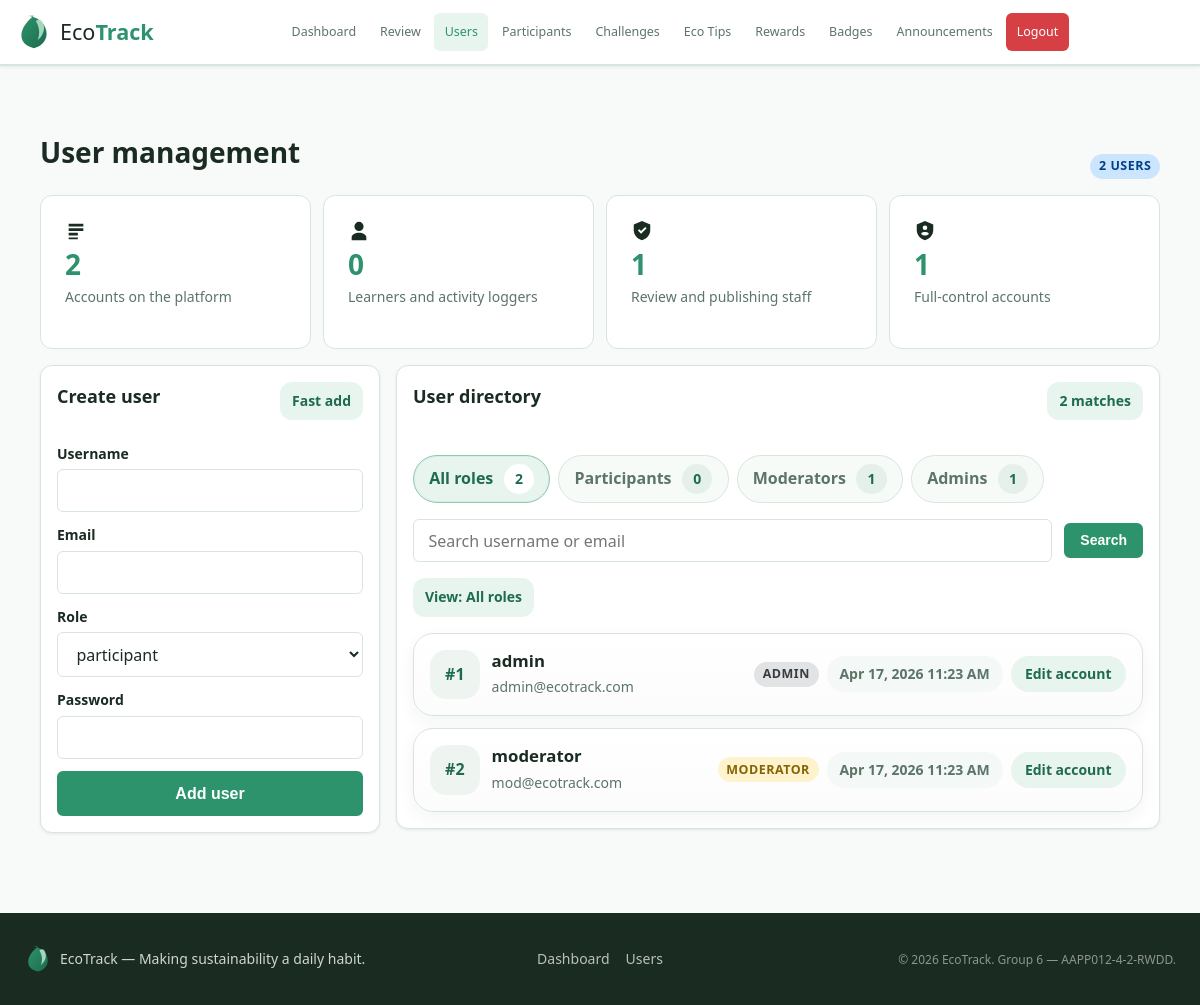
/admin/user_management.php (signed in), run on the app's committed database.
### tables this page shows
CREATE TABLE IF NOT EXISTS users (
  user_id INT AUTO_INCREMENT PRIMARY KEY,
  username VARCHAR(50) NOT NULL UNIQUE,
  email VARCHAR(100) NOT NULL UNIQUE,
  password VARCHAR(255) NOT NULL,
  role ENUM('participant','moderator','admin') NOT NULL DEFAULT 'participant',
  points INT NOT NULL DEFAULT 0,
  streak INT NOT NULL DEFAULT 0,
  last_checkin DATE DEFAULT NULL,
  avatar VARCHAR(255) DEFAULT NULL,
  created_at DATETIME DEFAULT CURRENT_TIMESTAMP,
  INDEX idx_users_role (role)
);

### includes/auth.php (called while the page is built, shortened)
<?php
function takeFormOld(): array
{
    $old = $_SESSION['form_old'] ?? [];
    return is_array($old) ? $old : [];
}

### includes/helpers.php (called while the page is built, shortened)
<?php
function sanitise(mixed $value): string
{
    return htmlspecialchars((string)$value, ENT_QUOTES | ENT_SUBSTITUTE, 'UTF-8');
}

### admin/user_management.php (the view, shortened to what this page needs)
<?php
$pdo = getPDO();
$old = takeFormOld();
$userForm = [
    'username' => $old['username'] ?? '',
    'email'    => $old['email'] ?? '',
    'role'     => $old['role'] ?? 'participant',
];
$roleCounts = [
    'participant' => 0,
    'moderator' => 0,
    'admin' => 0,
];
$roleRows = $pdo->query('SELECT role, COUNT(*) AS total FROM users GROUP BY role')->fetchAll() ?: [];
foreach ($roleRows as $row) {
    $roleKey = (string)($row['role'] ?? '');
    if (array_key_exists($roleKey, $roleCounts)) {
        $roleCounts[$roleKey] = (int)$row['total'];
    }
}
$totalUsers = array_sum($roleCounts);
$filterRole = $_GET['role'] ?? 'all';
$searchQuery = trim($_GET['q'] ?? '');
$currentPage = max(1, (int)($_GET['page'] ?? 1));
$perPage = 8;
$where = [];
$params = [];
$whereSql = $where ? ' WHERE ' . implode(' AND ', $where) : '';
$countStmt = $pdo->prepare('SELECT COUNT(*) FROM users' . $whereSql);
$countStmt->execute($params);
$filteredUsers = (int)$countStmt->fetchColumn();
$totalPages = max(1, (int)ceil($filteredUsers / $perPage));
$currentPage = min($currentPage, $totalPages);
$offset = ($currentPage - 1) * $perPage;
$userStmt = $pdo->prepare(
    'SELECT user_id, username, email, role, created_at
     FROM users' . $whereSql . '
     ORDER BY FIELD(role, "admin", "moderator", "participant"), username ASC, user_id ASC
     LIMIT :limit OFFSET :offset'
);
$userStmt->bindValue(':limit', $perPage, PDO::PARAM_INT);
$userStmt->bindValue(':offset', $offset, PDO::PARAM_INT);
$userStmt->execute();
$users = $userStmt->fetchAll() ?: [];
$buildUserManagementUrl = static function (array $overrides = []) use ($filterRole, $searchQuery, $currentPage): string {
    $params = [
        'role' => $filterRole,
        'q' => $searchQuery,
        'page' => $currentPage,
    ];
    foreach ($overrides as $key => $value) {
        $params[$key] = $value;
    }
    if (($params['role'] ?? 'all') === 'all') {
        unset($params['role']);
    }
    if (($params['q'] ?? '') === '') {
        unset($params['q']);
    }
    if (($params['page'] ?? 1) <= 1) {
        unset($params['page']);
    }
    $query = http_build_query($params);
    return 'user_management.php' . ($query ? '?' . $query : '');
};
$formatCreated = static function (?string $value): string {
    if (!$value) {
        return 'Unknown date';
    }
    $timestamp = strtotime($value);
    if ($timestamp === false) {
        return $value;
    }
    return date('M j, Y g:i A', $timestamp);
};
$roleMeta = [
    'admin' => ['label' => 'Admin', 'badge' => 'badge-grey'],
    'moderator' => ['label' => 'Moderator', 'badge' => 'badge-amber'],
    'participant' => ['label' => 'Participant', 'badge' => 'badge-blue'],
];
$roleFilters = [
    'all' => ['label' => 'All roles', 'count' => $totalUsers],
    'participant' => ['label' => 'Participants', 'count' => $roleCounts['participant']],
    'moderator' => ['label' => 'Moderators', 'count' => $roleCounts['moderator']],
    'admin' => ['label' => 'Admins', 'count' => $roleCounts['admin']],
];
$activeFilterLabel = $roleFilters[$filterRole]['label'] ?? 'All roles';
require_once __DIR__ . '/../layout/header.php';
?>
<div class="container page-shell admin-user-management-shell">
  <div class="section-header admin-user-management-header">
    <div>
      <h1 class="section-header__title">User management</h1>
    </div>
    <span class="badge badge-blue"><?= $totalUsers ?> user<?= $totalUsers === 1 ? '' : 's' ?></span>
  </div>
  <div class="dashboard-grid admin-user-summary-grid">
    <article class="stat-widget admin-user-summary-card">
      <span class="stat-widget__icon" aria-hidden="true"><svg viewBox="0 0 24 24" width="22" height="22" fill="currentColor"><path d="M4 4h16v3H4V4Zm0 5h16v3H4V9Zm0 5h10v3H4v-3Zm0 5h10v2H4v-2Z"/></svg></span>
      <span class="stat-widget__value"><?= $totalUsers ?></span>
      <span class="stat-widget__label">Accounts on the platform</span>
    </article>
    <article class="stat-widget admin-user-summary-card">
      <span class="stat-widget__icon" aria-hidden="true"><svg viewBox="0 0 24 24" width="22" height="22" fill="currentColor"><path d="M12 12a5 5 0 1 0-5-5 5 5 0 0 0 5 5Zm0 2c-4 0-8 2-8 5v3h16v-3c0-3-4-5-8-5Z"/></svg></span>
      <span class="stat-widget__value"><?= $roleCounts['participant'] ?></span>
      <span class="stat-widget__label">Learners and activity loggers</span>
    </article>
    <article class="stat-widget admin-user-summary-card">
      <span class="stat-widget__icon" aria-hidden="true"><svg viewBox="0 0 24 24" width="22" height="22" fill="currentColor"><path d="M12 1 3 5v6c0 5.2 3.8 10 9 11 5.2-1 9-5.8 9-11V5l-9-4Zm-1 14-3.5-3.5L9 10l2 2 4.5-4.5L17 9l-6 6Z"/></svg></span>
      <span class="stat-widget__value"><?= $roleCounts['moderator'] ?></span>
      <span class="stat-widget__label">Review and publishing staff</span>
    </article>
    <article class="stat-widget admin-user-summary-card">
      <span class="stat-widget__icon" aria-hidden="true"><svg viewBox="0 0 24 24" width="22" height="22" fill="currentColor"><path d="M12 1 3 5v6c0 5.2 3.8 10 9 11 5.2-1 9-5.8 9-11V5l-9-4Zm0 5a2.5 2.5 0 1 1-2.5 2.5A2.5 2.5 0 0 1 12 6Zm0 11a6 6 0 0 1-4.2-1.8C7.8 13.7 10 13 12 13s4.2.7 4.2 2.2A6 6 0 0 1 12 17Z"/></svg></span>
      <span class="stat-widget__value"><?= $roleCounts['admin'] ?></span>
      <span class="stat-widget__label">Full-control accounts</span>
    </article>
  </div>
  <div class="admin-user-management-layout">
    <aside class="card admin-user-create-card">
      <div class="admin-user-create-card__header">
        <div>
          <h2 class="card-title">Create user</h2>
        </div>
        <span class="inline-pill-note">Fast add</span>
      </div>
      <form method="POST" class="form-card admin-user-create-form">
        <div class="form-group mb-0">
          <label for="create_username">Username</label>
          <input type="text" id="create_username" name="username" maxlength="50" value="<?= sanitise($userForm['username']) ?>" required>
        </div>
        <div class="form-group mb-0">
          <label for="create_email">Email</label>
          <input type="email" id="create_email" name="email" maxlength="100" value="<?= sanitise($userForm['email']) ?>" required>
        </div>
        <div class="form-group mb-0">
          <label for="create_role">Role</label>
          <select id="create_role" name="role">
            <option value="participant" <?= $userForm['role'] === 'participant' ? 'selected' : '' ?>>participant</option>
          </select>
        </div>
        <div class="form-group mb-0">
          <label for="create_password">Password</label>
          <input type="password" id="create_password" name="password" minlength="8" required>
        </div>
        <button type="submit" class="btn btn-primary btn-block">Add user</button>
      </form>
    </aside>
    <section class="card admin-user-directory-card">
      <div class="admin-card-header admin-user-directory-card__header">
        <div>
          <h2 class="card-title">User directory</h2>
        </div>
        <span class="inline-pill-note"><?= $filteredUsers ?> match<?= $filteredUsers === 1 ? '' : 'es' ?></span>
      </div>
      <div class="admin-user-role-switch" aria-label="Filter users by role">
        <?php foreach ($roleFilters as $roleKey => $filter): ?>
          <a
            href="<?= sanitise($buildUserManagementUrl(['role' => $roleKey, 'page' => 1])) ?>"
            class="admin-user-role-chip<?= $filterRole === $roleKey ? ' admin-user-role-chip--active' : '' ?>"
          >
            <span><?= sanitise($filter['label']) ?></span>
            <strong><?= (int)$filter['count'] ?></strong>
          </a>
        <?php endforeach; ?>
      </div>
      <form method="GET" class="admin-user-toolbar">
        <div class="admin-user-toolbar__search">
          <input type="text" id="user_search" name="q" value="<?= sanitise($searchQuery) ?>" placeholder="Search username or email">
        </div>
        <div class="admin-user-toolbar__filters">
          <button type="submit" class="btn btn-primary btn-sm">Search</button>
        </div>
      </form>
      <div class="admin-user-results-bar">
        <span class="inline-pill-note">View: <?= sanitise($activeFilterLabel) ?></span>
      </div>
      <?php if (empty($users)): ?>
        <div class="admin-user-empty">
          <h3>No users match this view</h3>
          <p class="empty-state__text">Try clearing the search or switching the role filter to see more accounts.</p>
        </div>
      <?php else: ?>
        <div class="admin-user-list">
          <?php foreach ($users as $u): ?>
            <?php $meta = $roleMeta[$u['role']] ?? $roleMeta['participant']; ?>
            <details class="admin-user-item">
              <summary class="admin-user-item__summary">
                <div class="admin-user-item__identity">
                  <span class="admin-user-item__id">#<?= (int)$u['user_id'] ?></span>
                  <div class="admin-user-item__identity-body">
                    <strong><?= sanitise($u['username']) ?></strong>
                    <p><?= sanitise($u['email']) ?></p>
                  </div>
                </div>
                <div class="admin-user-item__stats">
                  <span class="badge <?= $meta['badge'] ?>"><?= sanitise($meta['label']) ?></span>
                  <span class="admin-user-item__metric"><?= sanitise($formatCreated((string)$u['created_at'])) ?></span>
                  <span class="admin-user-item__toggle">Edit account</span>
                </div>
              </summary>
            </details>
          <?php endforeach; ?>
        </div>
      <?php endif; ?>
    </section>
  </div>
</div>
<?php require_once __DIR__ . '/../layout/footer.php'; ?>

### data on the page
users: user_id "1", username "admin", email "admin@ecotrack.com", role "ADMIN", created_at "Apr 17, 2026 11:23 AM"
users: user_id "2", username "moderator", email "mod@ecotrack.com", role "MODERATOR", created_at "Apr 17, 2026 11:23 AM"

### other printed values
$label "Dashboard Review Users Participants Challenges Eco Tips Rewards Badges Announcements"
$totalUsers "2"
$roleCounts['participant'] "0"
$roleCounts['moderator'] "1"
$roleCounts['admin'] "1"
$filteredUsers "2"
sanitise($filter['label']) "All roles"
$filter['count'] "2"
sanitise($filter['label']) "Participants"
$filter['count'] "0"
sanitise($filter['label']) "Moderators"
$filter['count'] "1"
sanitise($filter['label']) "Admins"
sanitise($activeFilterLabel) "All roles"
